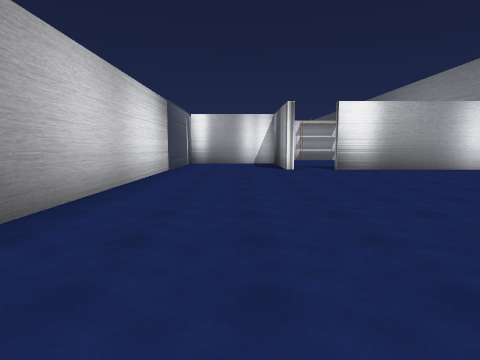
View 1 (above)

17 first-person views from a walk through a scene from a Unity 3-D project. The camera is 1.5 m above the floor, tilts 6° down and sees 75° across. The floor is counted in squares, 2 m on a side. Each view is taken from the middle of a square. On the plan, view 1 faces up. The plan holds only what a view shows up to about 10 squares ahead; the rest is blank. The place goes on beyond the plan. Some animated figures are not drawn. Door leaves are left out, so doorways stand open. Some surface patterns are stand-ins.

View 2
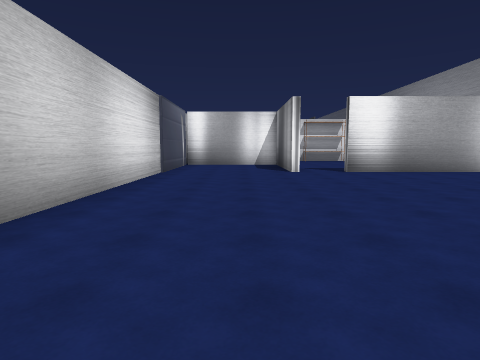

View 3
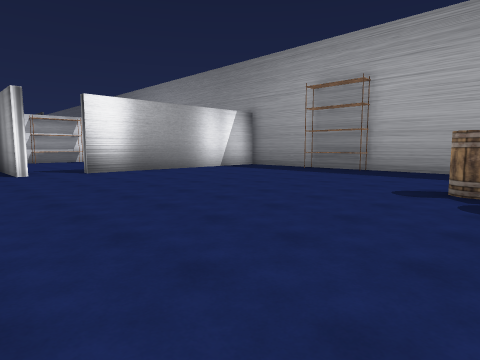

View 4
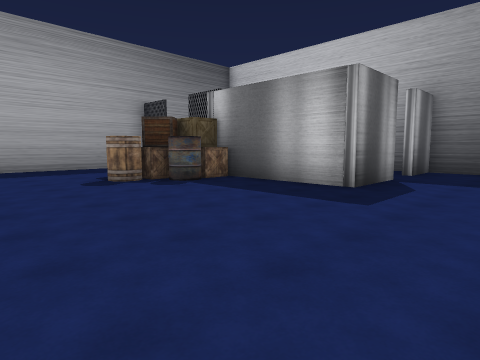

View 5
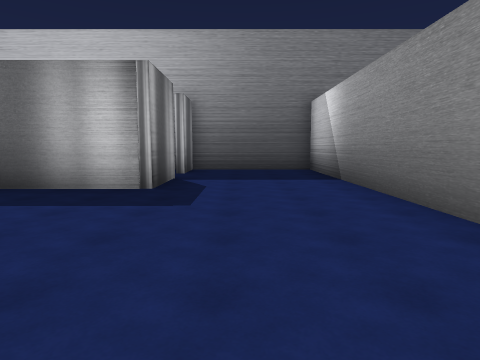

View 6
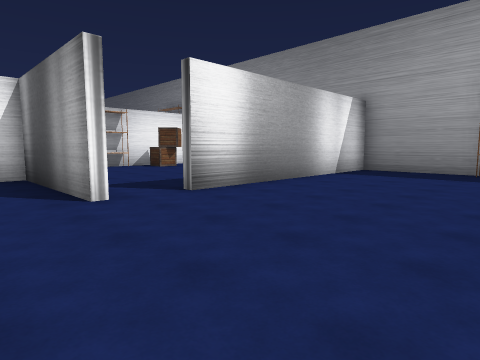

View 7
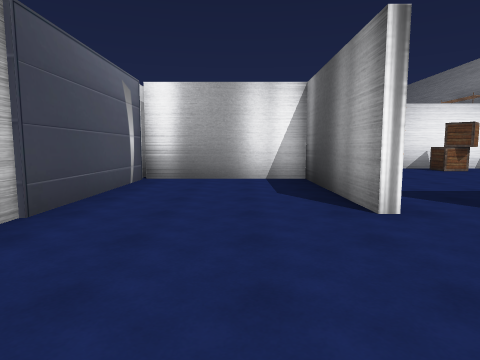

View 8
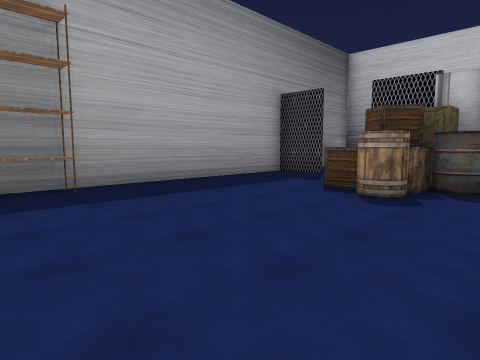

View 9
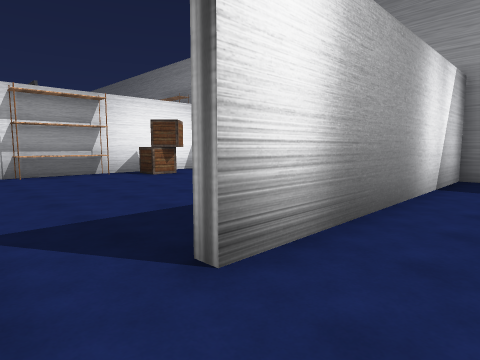

View 10
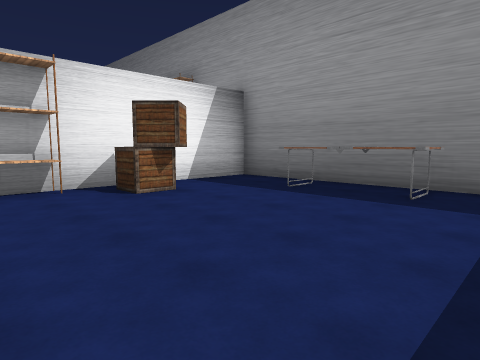

View 11
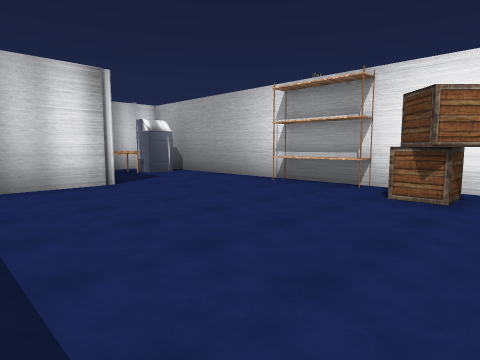

View 12
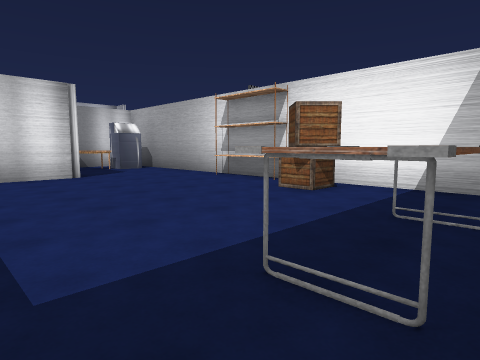

View 13
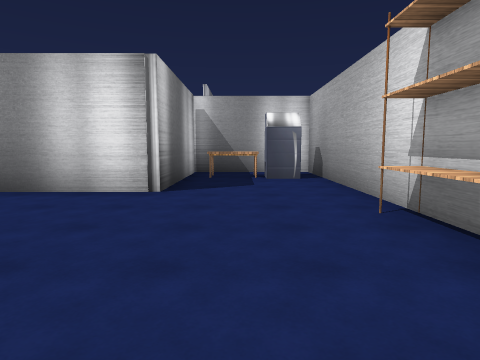

View 14
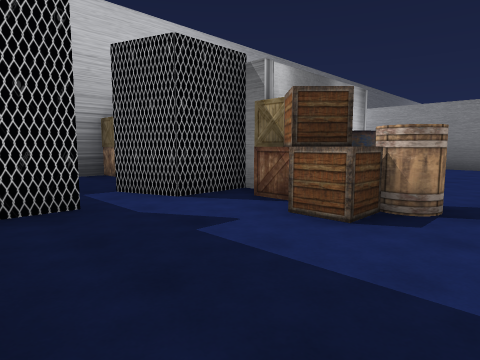

View 15
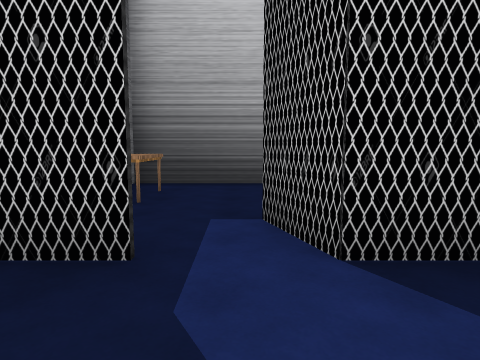

View 16
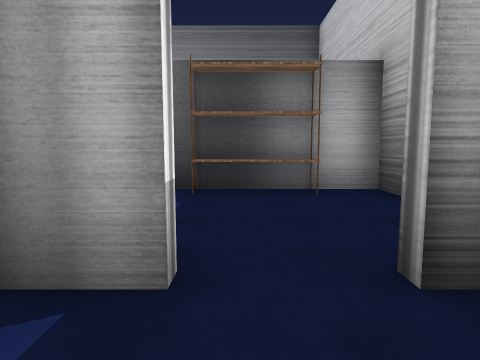

View 17
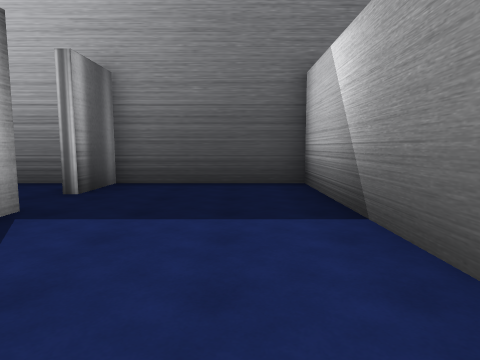

### Floor plan
Ten units are one square. View 1 is at (0, 0); x grows to the right and y downward. Boxes are objects, and circles mark ways between rooms. Rooms are numbered by the first view taken in them; rooms with no view inside come last. Other rooms are left out.
<svg viewBox="-29 -190 139 250">
<path fill="none" stroke="#000" d="M16 -104 16 -144 -24 -144 -24 55 16 55 16 39M58 10 73 10M102 -72 102 -104 31 -104M16 26 16 6 55 6M86 10 102 10 102 -56M36 -181 -24 -181 -24 -147 18 -147 18 -119M102 -128 102 -181 54 -181M22 55 56 55 56 18"/>
<rect x="45" y="-5" width="10" height="10" fill="#bbb"><title>box</title></rect>
<rect x="45" y="-25" width="20" height="20" fill="#bbb"><title>other object</title></rect>
<rect x="55" y="-5" width="10" height="10" fill="#bbb"><title>box</title></rect>
<rect x="55" y="-15" width="10" height="10" fill="#bbb"><title>box</title></rect>
<rect x="65" y="-15" width="10" height="10" fill="#bbb"><title>box</title></rect>
<rect x="95" y="-65" width="10" height="10" fill="#bbb"><title>shelf</title></rect>
<rect x="-15" y="-165" width="10" height="20" fill="#bbb"><title>table</title></rect>
<rect x="-15" y="-175" width="10" height="10" fill="#bbb"><title>other object</title></rect>
<rect x="35" y="-185" width="20" height="10" fill="#bbb"><title>shelf</title></rect>
<rect x="65" y="-175" width="10" height="10" fill="#bbb"><title>box</title></rect>
<rect x="85" y="-155" width="10" height="20" fill="#bbb"><title>table</title></rect>
<rect x="45" y="25" width="10" height="20" fill="#bbb"><title>shelf</title></rect>
<rect x="55" y="45" width="20" height="10" fill="#bbb"><title>box</title></rect>
<circle cx="25" cy="-105" r="3" fill="#2a7"/>
<circle cx="20" cy="35" r="3" fill="#2a7"/>
<text x="30" y="-50">1</text>
<text x="50" y="-150">2</text>
<text x="40" y="40">3</text>
</svg>
Room 1 opens to room 2. Room 1 opens to room 3.

Where each view was taken, in squares from view 1:
view 1: 0 up, 0 right, facing up
view 2: 1 up, 0 right, facing up
view 3: 1 up, 0 right, facing up-right
view 4: 5 up, 1 left, facing down-right
view 5: 5 up, 0 right, facing down
view 6: 6 up, 0 right, facing up-right
view 7: 7 up, 0 right, facing up
view 8: 7 up, 4 right, facing down-right
view 9: 9 up, 2 right, facing up-right
view 10: 12 up, 4 right, facing up-right
view 11: 12 up, 8 right, facing up-left
view 12: 12 up, 10 right, facing up-left
view 13: 16 up, 7 right, facing left
view 14: 3 up, 10 right, facing down-left
view 15: 1 up, 8 right, facing down
view 16: 3 down, 0 right, facing right
view 17: 1 up, 1 left, facing down
